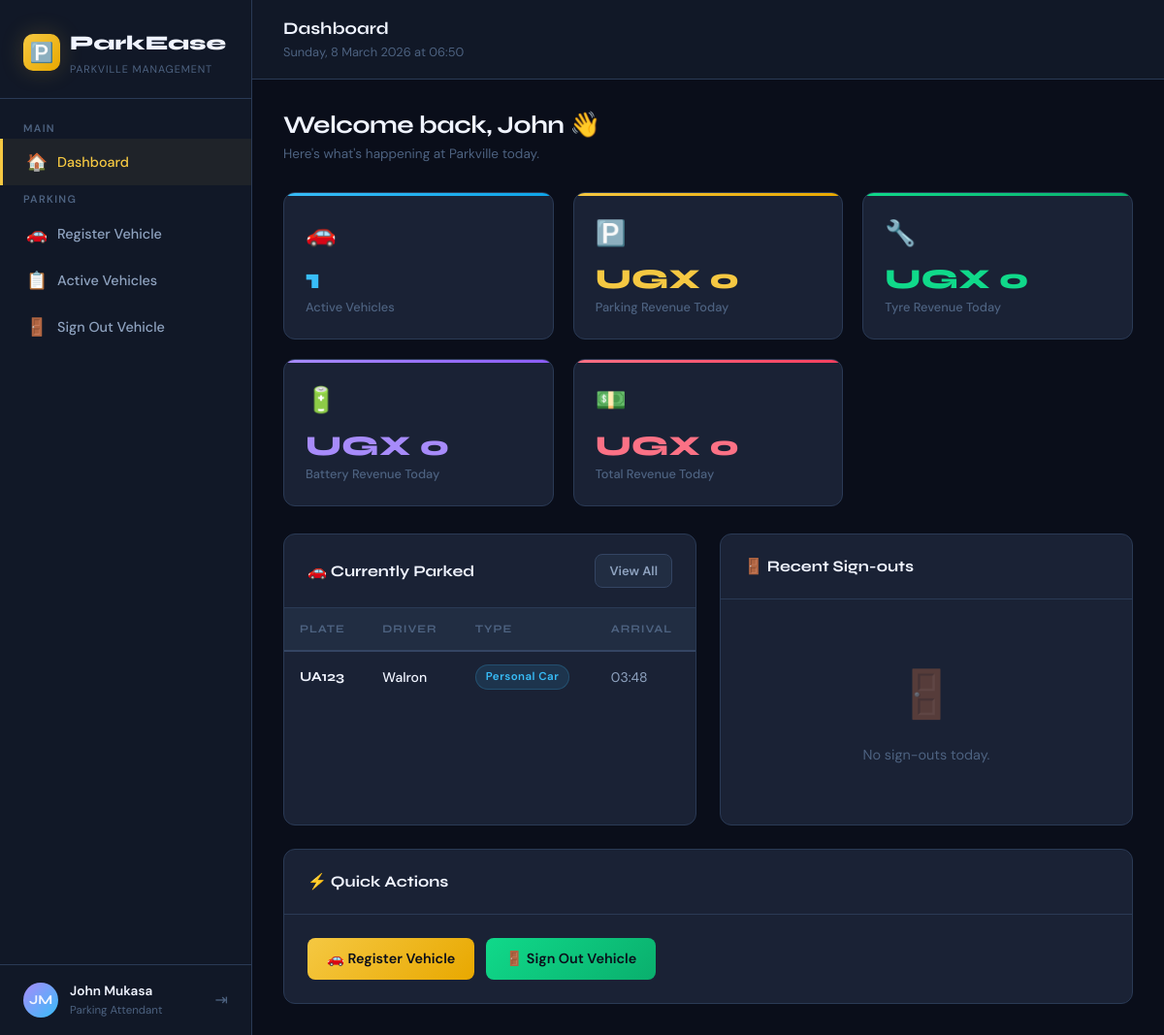
The app's page /dashboard/ (signed in) with its own data.
### core/models.py (models this page shows, shortened)
class UserProfile(models.Model):
    ROLE_CHOICES = [
        ('admin', 'System Admin'),
        ('attendant', 'Parking Attendant'),
        ('tyre_manager', 'Tyre Section Manager'),
        ('battery_manager', 'Battery Section Manager'),
    ]
    user = models.OneToOneField(User, on_delete=models.CASCADE, related_name='profile')
    role = models.CharField(max_length=20, choices=ROLE_CHOICES, default='attendant')
    phone = models.CharField(max_length=20, blank=True)

class Vehicle(models.Model):
    VEHICLE_TYPES = [
        ('truck', 'Truck'),
        ('personal_car', 'Personal Car'),
        ('taxi', 'Taxi'),
        ('coaster', 'Coaster'),
        ('boda_boda', 'Boda-boda'),
    ]
    driver_name = models.CharField(max_length=100)
    phone_number = models.CharField(max_length=20)
    nin_number = models.CharField(max_length=30, blank=True)
    vehicle_type = models.CharField(max_length=20, choices=VEHICLE_TYPES)
    number_plate = models.CharField(max_length=10)
    vehicle_model = models.CharField(max_length=100)
    vehicle_color = models.CharField(max_length=50)
    arrival_time = models.DateTimeField(default=timezone.now)
    departure_time = models.DateTimeField(null=True, blank=True)
    is_active = models.BooleanField(default=True)
    registered_by = models.ForeignKey(User, on_delete=models.SET_NULL, null=True, related_name='registered_vehicles')

### core/views.py (the view)
# urls.py: path('dashboard/', views.dashboard, name='dashboard'),
@login_required
def dashboard(request):
    today = date.today()
    active_vehicles = Vehicle.objects.filter(is_active=True).count()
    parking_revenue = ParkingReceipt.objects.filter(
        signed_out_at__date=today
    ).aggregate(total=Sum('amount_paid'))['total'] or 0
    tyre_revenue = TyreServiceTransaction.objects.filter(
        transaction_date__date=today
    ).aggregate(total=Sum('amount'))['total'] or 0
    battery_revenue = BatteryTransaction.objects.filter(
        transaction_date__date=today
    ).aggregate(total=Sum('amount'))['total'] or 0
    total_revenue = parking_revenue + tyre_revenue + battery_revenue
    recent_vehicles = Vehicle.objects.filter(is_active=True).order_by('-arrival_time')[:5]
    recent_signouts = ParkingReceipt.objects.filter(
        signed_out_at__isnull=False
    ).order_by('-signed_out_at')[:5]
    context = {
        'active_vehicles': active_vehicles,
        'parking_revenue': parking_revenue,
        'tyre_revenue': tyre_revenue,
        'battery_revenue': battery_revenue,
        'total_revenue': total_revenue,
        'recent_vehicles': recent_vehicles,
        'recent_signouts': recent_signouts,
    }
    return render(request, 'core/dashboard.html', context)

### core/templates/core/dashboard.html (shortened to what this page needs)
{% extends 'core/base.html' %}
{% block page_title %}Dashboard{% endblock %}
{% block content %}
<div class="page-header">
  <div>
    <h1 class="page-title">Welcome back, {{ request.user.first_name|default:request.user.username }} 👋</h1>
    <p class="page-subtitle">Here's what's happening at Parkville today.</p>
  </div>
</div>
<div class="stats-grid">
  <div class="stat-card sky">
    <span class="stat-icon">🚗</span>
    <div class="stat-value">{{ active_vehicles }}</div>
    <div class="stat-label">Active Vehicles</div>
  </div>
  <div class="stat-card gold">
    <span class="stat-icon">🅿️</span>
    <div class="stat-value">UGX {{ parking_revenue|floatformat:0 }}</div>
    <div class="stat-label">Parking Revenue Today</div>
  </div>
  <div class="stat-card emerald">
    <span class="stat-icon">🔧</span>
    <div class="stat-value">UGX {{ tyre_revenue|floatformat:0 }}</div>
    <div class="stat-label">Tyre Revenue Today</div>
  </div>
  <div class="stat-card violet">
    <span class="stat-icon">🔋</span>
    <div class="stat-value">UGX {{ battery_revenue|floatformat:0 }}</div>
    <div class="stat-label">Battery Revenue Today</div>
  </div>
  <div class="stat-card rose">
    <span class="stat-icon">💵</span>
    <div class="stat-value">UGX {{ total_revenue|floatformat:0 }}</div>
    <div class="stat-label">Total Revenue Today</div>
  </div>
</div>
<div style="display:grid;grid-template-columns:1fr 1fr;gap:24px;margin-top:8px;">
  <div class="card">
    <div class="card-header">
      <span class="card-title">🚗 Currently Parked</span>
      <a href="{% url 'active_vehicles' %}" class="btn btn-secondary btn-sm">View All</a>
    </div>
    <div class="table-wrap">
      {% if recent_vehicles %}
      <table>
        <thead>
          <tr>
            <th>Plate</th>
            <th>Driver</th>
            <th>Type</th>
            <th>Arrival</th>
          </tr>
        </thead>
        <tbody>
          {% for v in recent_vehicles %}
          <tr>
            <td><span class="td-primary" style="color:var(--gold);font-family:'Syne',sans-serif;font-weight:700;">{{ v.number_plate }}</span></td>
            <td class="td-primary">{{ v.driver_name }}</td>
            <td><span class="badge badge-sky">{{ v.get_vehicle_type_display }}</span></td>
            <td>{{ v.arrival_time|date:"H:i" }}</td>
          </tr>
          {% endfor %}
        </tbody>
      </table>
      {% else %}
      <div class="empty-state"><span class="icon">🚗</span><p>No vehicles currently parked.</p></div>
      {% endif %}
    </div>
  </div>
  <div class="card">
    <div class="card-header">
      <span class="card-title">🚪 Recent Sign-outs</span>
    </div>
    <div class="table-wrap">
      {% if recent_signouts %}
      <table>
        <thead>
          <tr>
            <th>Receipt</th>
            <th>Plate</th>
            <th>Fee</th>
            <th>Time</th>
          </tr>
        </thead>
        <tbody>
          {% for r in recent_signouts %}
          <tr>
            <td><span style="font-size:0.78rem;color:var(--emerald);">{{ r.receipt_number }}</span></td>
            <td class="td-primary">{{ r.vehicle.number_plate }}</td>
            <td style="color:var(--gold);font-weight:600;">UGX {{ r.amount_paid|floatformat:0 }}</td>
            <td>{{ r.signed_out_at|date:"H:i" }}</td>
          </tr>
          {% endfor %}
        </tbody>
      </table>
      {% else %}
      <div class="empty-state"><span class="icon">🚪</span><p>No sign-outs today.</p></div>
      {% endif %}
    </div>
  </div>
</div>
<div style="margin-top:24px;" class="card">
  <div class="card-header">
    <span class="card-title">⚡ Quick Actions</span>
  </div>
  <div class="card-body" style="display:flex;gap:12px;flex-wrap:wrap;">
    {% with role=request.user.profile.role %}
    {% if role == 'attendant' or role == 'admin' %}
    <a href="{% url 'register_vehicle' %}" class="btn btn-primary">🚗 Register Vehicle</a>
    <a href="{% url 'signout_vehicle' %}" class="btn btn-success">🚪 Sign Out Vehicle</a>
    {% endif %}
    {% endwith %}
  </div>
</div>
{% endblock %}

### core/templates/core/base.html (shortened to what this page needs)
<!DOCTYPE html>
<html lang="en">
<head>
  {% load static %}
  <link rel="stylesheet" href="{% static 'css/style.css' %}">
</head>
<body>
<div class="app-wrapper">
  <aside class="sidebar" id="sidebar">
    <div class="sidebar-logo">
      <a class="logo-mark" href="{% url 'dashboard' %}">
        <div class="logo-icon">🅿️</div>
        <div>
          <span class="logo-text">ParkEase</span>
          <span class="logo-sub">Parkville Management</span>
        </div>
      </a>
    </div>
    <nav class="sidebar-nav">
      <span class="nav-section-label">Main</span>
      <a href="{% url 'dashboard' %}" class="nav-link {% if request.resolver_match.url_name == 'dashboard' %}active{% endif %}">
        <span class="nav-icon">🏠</span> Dashboard
      </a>
      {% with role=request.user.profile.role %}
      {% if role == 'attendant' or role == 'admin' %}
      <span class="nav-section-label">Parking</span>
      <a href="{% url 'register_vehicle' %}" class="nav-link {% if request.resolver_match.url_name == 'register_vehicle' %}active{% endif %}">
        <span class="nav-icon">🚗</span> Register Vehicle
      </a>
      <a href="{% url 'active_vehicles' %}" class="nav-link {% if request.resolver_match.url_name == 'active_vehicles' %}active{% endif %}">
        <span class="nav-icon">📋</span> Active Vehicles
      </a>
      <a href="{% url 'signout_vehicle' %}" class="nav-link {% if request.resolver_match.url_name == 'signout_vehicle' %}active{% endif %}">
        <span class="nav-icon">🚪</span> Sign Out Vehicle
      </a>
      {% endif %}
      {% endwith %}
    </nav>
    <div class="sidebar-user">
      <div class="user-avatar">{{ request.user.first_name|first|upper }}{{ request.user.last_name|first|upper }}</div>
      <div class="user-info">
        <div class="user-name">{{ request.user.get_full_name|default:request.user.username }}</div>
        <div class="user-role">{{ request.user.profile.get_role_display|default:"User" }}</div>
      </div>
      <a href="{% url 'logout' %}" class="logout-btn" title="Logout">⇥</a>
    </div>
  </aside>
  <div class="main-content">
    <header class="topbar">
      <div>
        <div class="topbar-title">{% block page_title %}ParkEase{% endblock %}</div>
        <div class="topbar-meta" id="clock"></div>
      </div>
    </header>
    <div class="page-body fade-in">
      {% block content %}{% endblock %}
    </div>
  </div>
</div>
</body>
</html>

### records on screen
Vehicle: number_plate "UA123", driver_name "Walron", vehicle_type "Personal Car", arrival_time "03:48"

### other values on screen
{{ request.user.first_name|first|upper }} "J"
{{ request.user.last_name|first|upper }} "M"
{{ request.user.get_full_name|default:request.user.username }} "John Mukasa"
{{ request.user.profile.get_role_display|default:"User" }} "Parking Attendant"
{{ request.user.first_name|default:request.user.username }} "John"
{{ active_vehicles }} "1"
{{ parking_revenue|floatformat:0 }} "0"
{{ tyre_revenue|floatformat:0 }} "0"
{{ battery_revenue|floatformat:0 }} "0"
{{ total_revenue|floatformat:0 }} "0"
